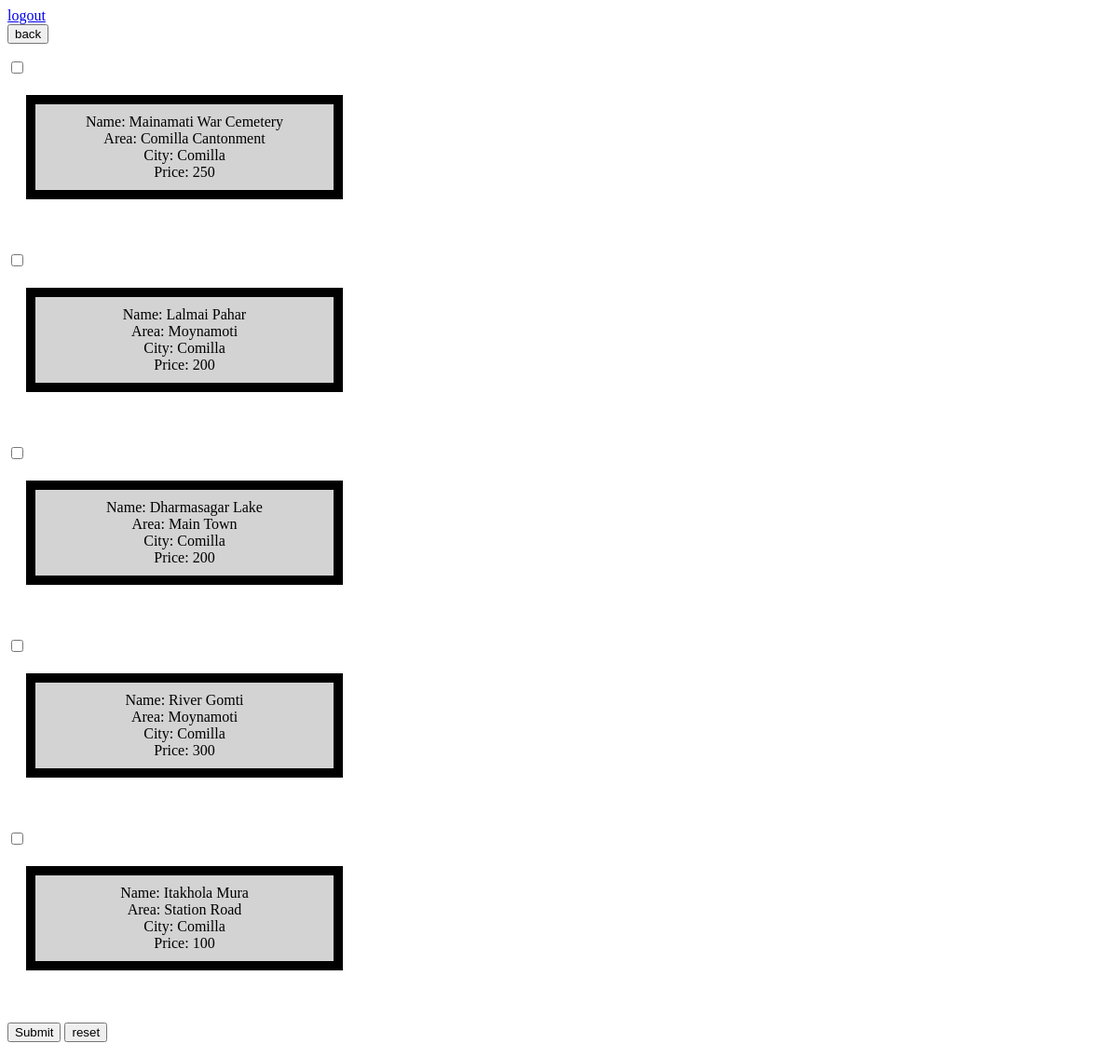
The app's page /travel/71comilla.php with its own data.
### tables this page shows
CREATE TABLE `tourist_places` (
  `id` int(50) NOT NULL,
  `Name` varchar(225) NOT NULL,
  `Area` varchar(500) NOT NULL,
  `City` varchar(225) NOT NULL,
  `Price` double NOT NULL,
  `pic_id` int(50) DEFAULT NULL
);

### travel/71comilla.php (the view, shortened to what this page needs)
 <a href="70logout1.php">logout  </a>
<form  method="post" action ="7allcity.php">
        <button  >back</button>
        </form>
 <form action="72check.php" method="post">
<?php
include("dbconnection.php");
$query_s= "SELECT * FROM `tourist_places` WHERE `City` = 'Comilla' ";
$run_query  = mysqli_query($con, $query_s);
while($r=mysqli_fetch_assoc($run_query)){    ?>
   <input type="checkbox" name="places[]" value="<?php echo $r['Name']; ?>">  <head>
</head>
<body>
<div align="center">  <?php
     echo "Name: ".$r['Name'] ;  echo "<br>";
                echo   "Area: ".$r['Area'] ; echo "<br>";
                echo   "City: ".$r['City'] ; echo "<br>";
                                    echo   "Price: ".$r['Price'] ; echo "<br>";
    ?> </div>
     </body> </html> <br><br>
 <?php
}
?>
   <input type="submit" name="submit" value="Submit" />
<input type="reset" name="reset" value="reset" />
 </form>

### travel/71comilla.php (style rules this page uses)
div { background-color: lightgrey; width: 300px; border: 10px solid Black; padding: 10px; margin: 20px; }

### records on screen
tourist_places: Name "Mainamati War Cemetery", Area "Comilla Cantonment", City "Comilla", Price "250"
tourist_places: Name "Lalmai Pahar", Area "Moynamoti", City "Comilla", Price "200"
tourist_places: Name "Dharmasagar Lake", Area "Main Town", City "Comilla", Price "200"
tourist_places: Name "River Gomti", Area "Moynamoti", City "Comilla", Price "300"
tourist_places: Name "Itakhola Mura", Area "Station Road", City "Comilla", Price "100"
